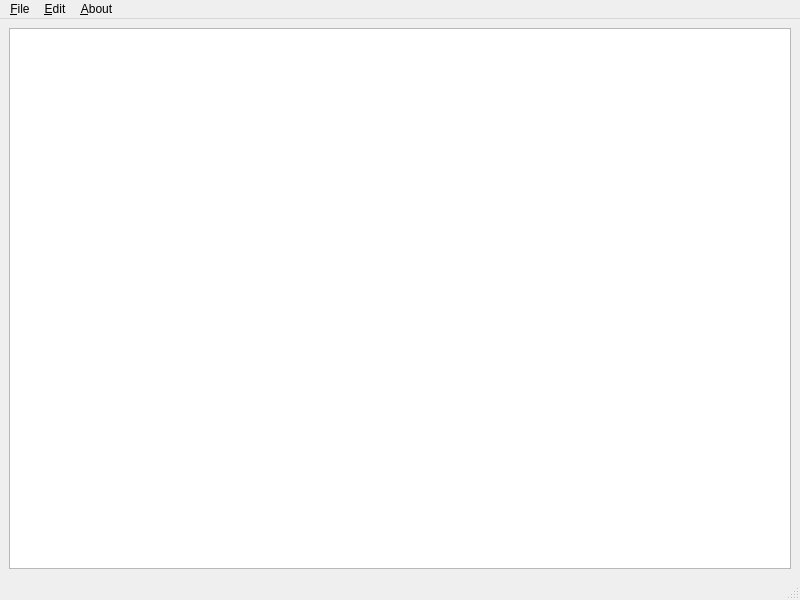
<?xml version="1.0" encoding="UTF-8"?>
<ui version="4.0">
 <class>MainWindow</class>
 <widget class="QMainWindow" name="MainWindow">
  <property name="geometry">
   <rect>
    <x>0</x>
    <y>0</y>
    <width>800</width>
    <height>600</height>
   </rect>
  </property>
  <property name="windowTitle">
   <string>MainWindow</string>
  </property>
  <widget class="QWidget" name="centralwidget">
   <property name="minimumSize">
    <size>
     <width>0</width>
     <height>0</height>
    </size>
   </property>
   <layout class="QVBoxLayout" name="verticalLayout_2">
    <item>
     <layout class="QVBoxLayout" name="verticalLayout">
      <item>
       <widget class="QPlainTextEdit" name="plainTextEdit">
        <property name="sizePolicy">
         <sizepolicy hsizetype="Preferred" vsizetype="Preferred">
          <horstretch>0</horstretch>
          <verstretch>0</verstretch>
         </sizepolicy>
        </property>
       </widget>
      </item>
     </layout>
    </item>
   </layout>
  </widget>
  <widget class="QMenuBar" name="menubar">
   <property name="geometry">
    <rect>
     <x>0</x>
     <y>0</y>
     <width>800</width>
     <height>21</height>
    </rect>
   </property>
   <widget class="QMenu" name="menu_File">
    <property name="title">
     <string>&amp;File</string>
    </property>
    <addaction name="action_New"/>
    <addaction name="action_Open"/>
    <addaction name="action_Save"/>
    <addaction name="separator"/>
    <addaction name="action_Exit"/>
   </widget>
   <widget class="QMenu" name="menu_Edit">
    <property name="title">
     <string>&amp;Edit</string>
    </property>
    <addaction name="action_Undo"/>
    <addaction name="action_Redo"/>
    <addaction name="separator"/>
    <addaction name="action_Cut"/>
    <addaction name="action_Cipy"/>
    <addaction name="action_Paste"/>
    <addaction name="separator"/>
    <addaction name="actionSelect_all"/>
    <addaction name="separator"/>
    <addaction name="actionSearch"/>
    <addaction name="actionReplace"/>
   </widget>
   <widget class="QMenu" name="menu_About">
    <property name="title">
     <string>&amp;About</string>
    </property>
    <addaction name="action_About_program"/>
    <addaction name="actionAbout_Qt"/>
   </widget>
   <addaction name="menu_File"/>
   <addaction name="menu_Edit"/>
   <addaction name="menu_About"/>
  </widget>
  <widget class="QStatusBar" name="statusbar"/>
  <action name="action_New">
   <property name="icon">
    <iconset resource="resource.qrc">
     <normaloff>:/icon/new-file.png</normaloff>:/icon/new-file.png</iconset>
   </property>
   <property name="text">
    <string>&amp;New</string>
   </property>
   <property name="shortcut">
    <string>Ctrl+N</string>
   </property>
  </action>
  <action name="action_Save">
   <property name="text">
    <string>&amp;Save</string>
   </property>
   <property name="shortcut">
    <string>Ctrl+S</string>
   </property>
  </action>
  <action name="action_Exit">
   <property name="text">
    <string>&amp;Exit</string>
   </property>
  </action>
  <action name="action_Undo">
   <property name="text">
    <string>&amp;Undo</string>
   </property>
  </action>
  <action name="action_Redo">
   <property name="text">
    <string>&amp;Redo</string>
   </property>
  </action>
  <action name="action_Cut">
   <property name="text">
    <string>Cu&amp;t</string>
   </property>
  </action>
  <action name="action_Cipy">
   <property name="text">
    <string>&amp;Copy</string>
   </property>
  </action>
  <action name="action_Paste">
   <property name="text">
    <string>&amp;Paste</string>
   </property>
  </action>
  <action name="actionSelect_all">
   <property name="text">
    <string>Select &amp;all</string>
   </property>
  </action>
  <action name="action_About_program">
   <property name="text">
    <string>&amp;About program</string>
   </property>
  </action>
  <action name="actionAbout_Qt">
   <property name="text">
    <string>About &amp;Qt</string>
   </property>
  </action>
  <action name="actionSearch">
   <property name="icon">
    <iconset resource="resource.qrc">
     <normaloff>:/icon/search.png</normaloff>:/icon/search.png</iconset>
   </property>
   <property name="text">
    <string>Search</string>
   </property>
   <property name="shortcut">
    <string>Ctrl+F</string>
   </property>
  </action>
  <action name="actionReplace">
   <property name="icon">
    <iconset resource="resource.qrc">
     <normaloff>:/icon/replace.png</normaloff>:/icon/replace.png</iconset>
   </property>
   <property name="text">
    <string>Replace</string>
   </property>
   <property name="shortcut">
    <string>Ctrl+H</string>
   </property>
  </action>
  <action name="action_Open">
   <property name="icon">
    <iconset resource="resource.qrc">
     <normaloff>:/icon/open.png</normaloff>:/icon/open.png</iconset>
   </property>
   <property name="text">
    <string>&amp;Open</string>
   </property>
   <property name="shortcut">
    <string>Ctrl+O</string>
   </property>
  </action>
 </widget>
 <resources>
  <include location="resource.qrc"/>
 </resources>
 <connections>
  <connection>
   <sender>action_Exit</sender>
   <signal>triggered()</signal>
   <receiver>MainWindow</receiver>
   <slot>close()</slot>
   <hints>
    <hint type="sourcelabel">
     <x>-1</x>
     <y>-1</y>
    </hint>
    <hint type="destinationlabel">
     <x>399</x>
     <y>299</y>
    </hint>
   </hints>
  </connection>
  <connection>
   <sender>plainTextEdit</sender>
   <signal>modificationChanged(bool)</signal>
   <receiver>MainWindow</receiver>
   <slot>setWindowModified(bool)</slot>
   <hints>
    <hint type="sourcelabel">
     <x>399</x>
     <y>298</y>
    </hint>
    <hint type="destinationlabel">
     <x>399</x>
     <y>299</y>
    </hint>
   </hints>
  </connection>
  <connection>
   <sender>plainTextEdit</sender>
   <signal>undoAvailable(bool)</signal>
   <receiver>action_Undo</receiver>
   <slot>setEnabled(bool)</slot>
   <hints>
    <hint type="sourcelabel">
     <x>399</x>
     <y>298</y>
    </hint>
    <hint type="destinationlabel">
     <x>-1</x>
     <y>-1</y>
    </hint>
   </hints>
  </connection>
  <connection>
   <sender>action_Undo</sender>
   <signal>triggered()</signal>
   <receiver>plainTextEdit</receiver>
   <slot>undo()</slot>
   <hints>
    <hint type="sourcelabel">
     <x>-1</x>
     <y>-1</y>
    </hint>
    <hint type="destinationlabel">
     <x>399</x>
     <y>298</y>
    </hint>
   </hints>
  </connection>
  <connection>
   <sender>plainTextEdit</sender>
   <signal>copyAvailable(bool)</signal>
   <receiver>action_Cipy</receiver>
   <slot>setEnabled(bool)</slot>
   <hints>
    <hint type="sourcelabel">
     <x>399</x>
     <y>298</y>
    </hint>
    <hint type="destinationlabel">
     <x>-1</x>
     <y>-1</y>
    </hint>
   </hints>
  </connection>
  <connection>
   <sender>action_Paste</sender>
   <signal>triggered()</signal>
   <receiver>plainTextEdit</receiver>
   <slot>paste()</slot>
   <hints>
    <hint type="sourcelabel">
     <x>-1</x>
     <y>-1</y>
    </hint>
    <hint type="destinationlabel">
     <x>399</x>
     <y>298</y>
    </hint>
   </hints>
  </connection>
  <connection>
   <sender>actionSelect_all</sender>
   <signal>triggered()</signal>
   <receiver>plainTextEdit</receiver>
   <slot>selectAll()</slot>
   <hints>
    <hint type="sourcelabel">
     <x>-1</x>
     <y>-1</y>
    </hint>
    <hint type="destinationlabel">
     <x>399</x>
     <y>298</y>
    </hint>
   </hints>
  </connection>
  <connection>
   <sender>plainTextEdit</sender>
   <signal>redoAvailable(bool)</signal>
   <receiver>action_Redo</receiver>
   <slot>setEnabled(bool)</slot>
   <hints>
    <hint type="sourcelabel">
     <x>399</x>
     <y>298</y>
    </hint>
    <hint type="destinationlabel">
     <x>-1</x>
     <y>-1</y>
    </hint>
   </hints>
  </connection>
  <connection>
   <sender>action_Cipy</sender>
   <signal>triggered()</signal>
   <receiver>plainTextEdit</receiver>
   <slot>copy()</slot>
   <hints>
    <hint type="sourcelabel">
     <x>-1</x>
     <y>-1</y>
    </hint>
    <hint type="destinationlabel">
     <x>399</x>
     <y>298</y>
    </hint>
   </hints>
  </connection>
  <connection>
   <sender>action_Cut</sender>
   <signal>triggered()</signal>
   <receiver>plainTextEdit</receiver>
   <slot>cut()</slot>
   <hints>
    <hint type="sourcelabel">
     <x>-1</x>
     <y>-1</y>
    </hint>
    <hint type="destinationlabel">
     <x>399</x>
     <y>298</y>
    </hint>
   </hints>
  </connection>
  <connection>
   <sender>action_Redo</sender>
   <signal>triggered()</signal>
   <receiver>plainTextEdit</receiver>
   <slot>redo()</slot>
   <hints>
    <hint type="sourcelabel">
     <x>-1</x>
     <y>-1</y>
    </hint>
    <hint type="destinationlabel">
     <x>399</x>
     <y>298</y>
    </hint>
   </hints>
  </connection>
  <connection>
   <sender>plainTextEdit</sender>
   <signal>copyAvailable(bool)</signal>
   <receiver>action_Cut</receiver>
   <slot>setEnabled(bool)</slot>
   <hints>
    <hint type="sourcelabel">
     <x>399</x>
     <y>298</y>
    </hint>
    <hint type="destinationlabel">
     <x>-1</x>
     <y>-1</y>
    </hint>
   </hints>
  </connection>
 </connections>
</ui>
